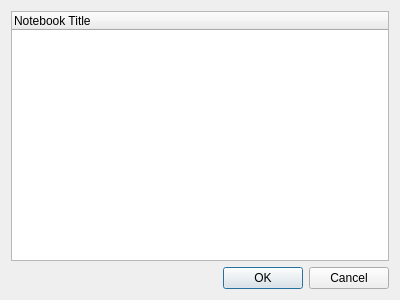
<?xml version="1.0" encoding="UTF-8"?>
<ui version="4.0">
 <class>Notebook_EditParent</class>
 <widget class="QDialog" name="Notebook_EditParent">
  <property name="geometry">
   <rect>
    <x>0</x>
    <y>0</y>
    <width>400</width>
    <height>300</height>
   </rect>
  </property>
  <property name="windowTitle">
   <string>Dialog</string>
  </property>
  <layout class="QVBoxLayout" name="verticalLayout">
   <item>
    <widget class="QTreeWidget" name="treeWidget">
     <column>
      <property name="text">
       <string>Notebook Title</string>
      </property>
     </column>
    </widget>
   </item>
   <item>
    <widget class="QDialogButtonBox" name="buttonBox">
     <property name="orientation">
      <enum>Qt::Horizontal</enum>
     </property>
     <property name="standardButtons">
      <set>QDialogButtonBox::Cancel|QDialogButtonBox::Ok</set>
     </property>
    </widget>
   </item>
  </layout>
 </widget>
 <resources/>
 <connections>
  <connection>
   <sender>buttonBox</sender>
   <signal>accepted()</signal>
   <receiver>Notebook_EditParent</receiver>
   <slot>accept()</slot>
   <hints>
    <hint type="sourcelabel">
     <x>248</x>
     <y>254</y>
    </hint>
    <hint type="destinationlabel">
     <x>157</x>
     <y>274</y>
    </hint>
   </hints>
  </connection>
  <connection>
   <sender>buttonBox</sender>
   <signal>rejected()</signal>
   <receiver>Notebook_EditParent</receiver>
   <slot>reject()</slot>
   <hints>
    <hint type="sourcelabel">
     <x>316</x>
     <y>260</y>
    </hint>
    <hint type="destinationlabel">
     <x>286</x>
     <y>274</y>
    </hint>
   </hints>
  </connection>
 </connections>
</ui>
